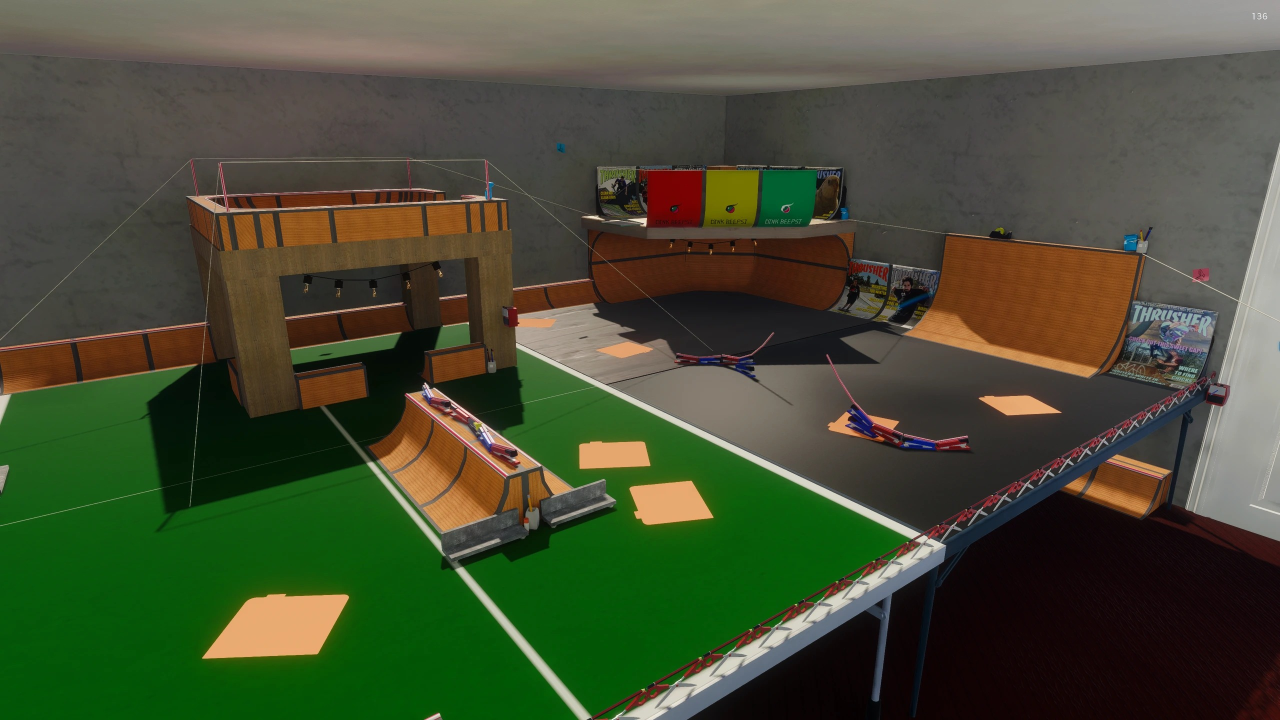
#> input picture media/SkateBIRD_Bedroom1.jpg, 2560 x 1440 px (shown at 1/2 size)
$ python compare_shots.py out.png ../media/SkateBIRD_Bedroom1.jpg ../media/SkateBIRD_Bedroom2.jpg
#> lines starting #> are read from the running program, lines starting #| are printed output that depends on the picture
"""Side-by-side comparison sheet for SkateBIRD vs ReSkate screenshots.

    python tools/compare_shots.py out.png <left.png> <right.png> [--labels "SkateBIRD" "skate."]

Both images are scaled to the same height; the result is left|right with labels. Used as the visual
verification artifact for a level port.
"""
import argparse
from pathlib import Path

from PIL import Image, ImageDraw


def main() -> None:
    ap = argparse.ArgumentParser()
    ap.add_argument("out")
    ap.add_argument("left")
    ap.add_argument("right")
    ap.add_argument("--labels", nargs=2, default=["SkateBIRD", "skate. (ReSkate)"])
    ap.add_argument("--height", type=int, default=720)
    a = ap.parse_args()

    ims = []
    for p in (a.left, a.right):
        im = Image.open(p).convert("RGB")
#> im is the input picture: PIL image 2560x1440 RGB; mean R, G, B 69.7, 77, 52
        w = round(im.width * a.height / im.height)
#> w = 1280
        ims.append(im.resize((w, a.height), Image.LANCZOS))
    lab = 34
    out = Image.new("RGB", (sum(i.width for i in ims) + 8, a.height + lab), (16, 16, 16))
#> out: PIL image 2568x754 RGB; every value is 16
    d = ImageDraw.Draw(out)
    x = 4
    for im, name in zip(ims, a.labels):
        out.paste(im, (x, lab))
        d.text((x + 8, 10), name, fill=(240, 240, 240))
        x += im.width + 8
#> this loop made 2 passes
#> (name, x) on passes 1 to 2: ('SkateBIRD', 1292), ('skate. (ReSkate)', 2580)
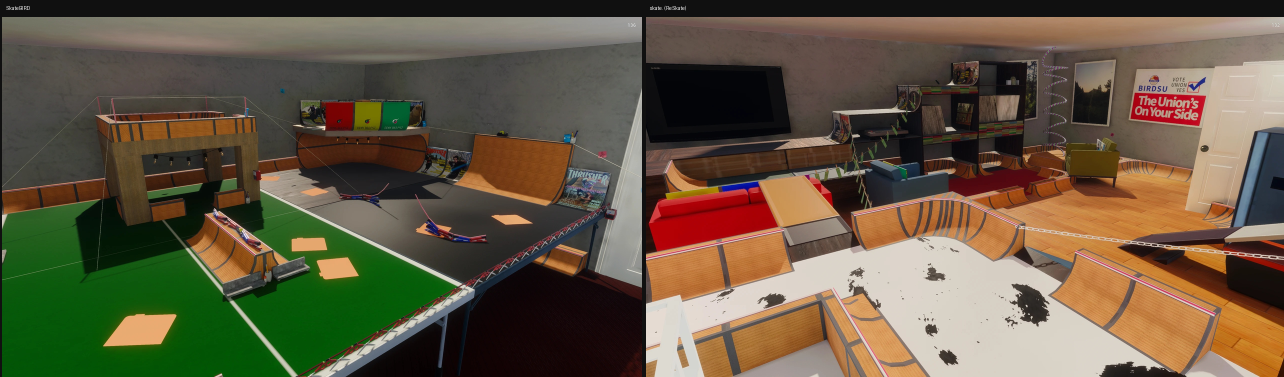
#> out: PIL image 2568x754 RGB (shown at 1/2 size); mean R, G, B 99.1, 87.9, 66.2
#> after the loop, x = 2580
    Path(a.out).parent.mkdir(parents=True, exist_ok=True)
    out.save(a.out)
    print(a.out, out.size)
#| out.png (2568, 754)


if __name__ == "__main__":
    main()
